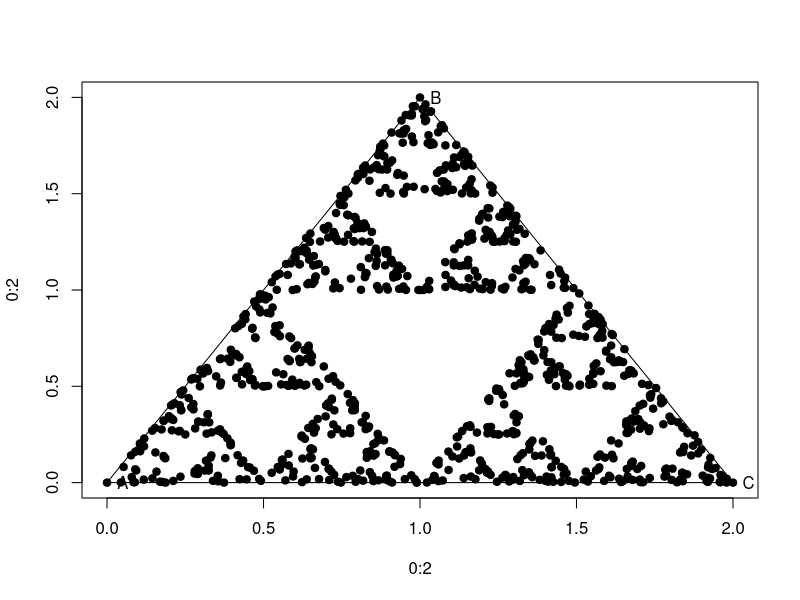
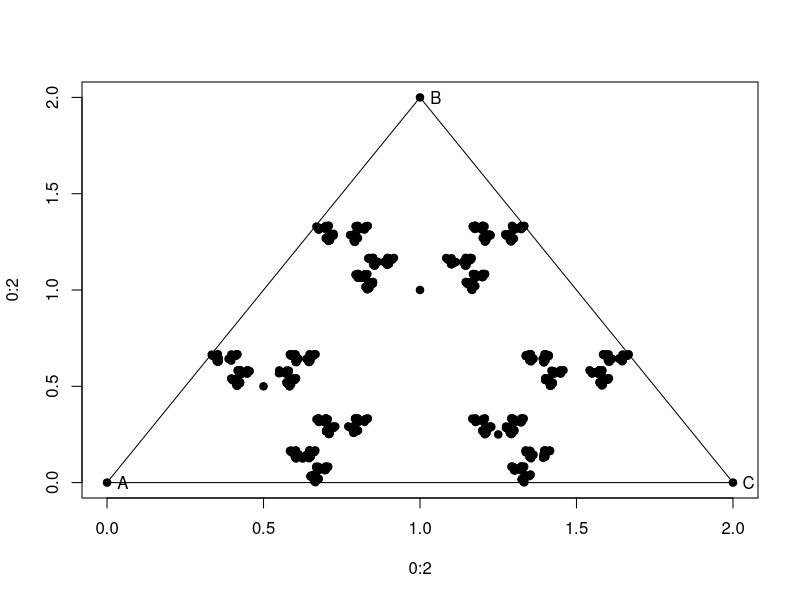
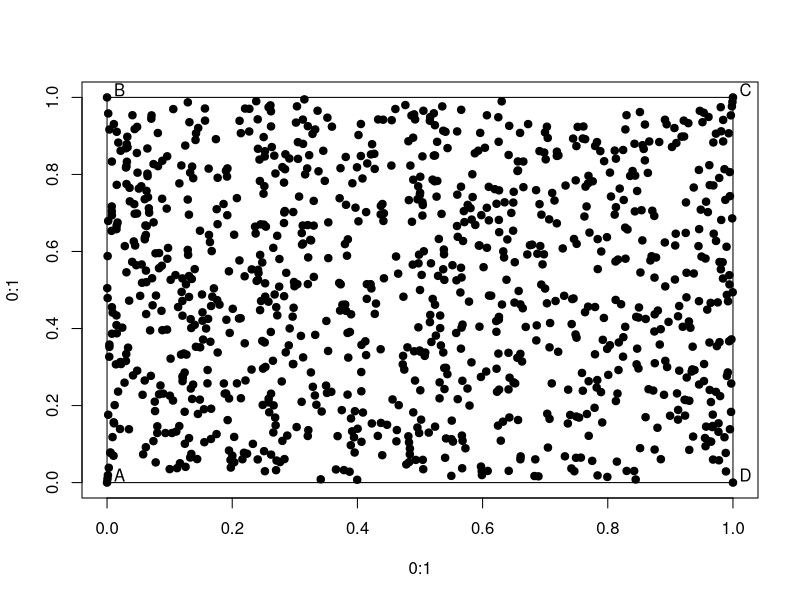

Generate these figures, in order, with R:
## ---- chunk 1
knitr::opts_chunk$set(echo = TRUE)
## ---- chunk 2
# Set up Graph

plot(0:2, 0:2, type = "n")
x <- c(0, 1, 2)
y <- c(0, 2, 0)
points(x, y, pch = 19)
labels <- c("A", "B", "C")
text(x + 0.05, y, labels)
segments(0, 0, 2, 0)
segments(0, 0, 1, 2)
segments(1, 2, 2, 0)
points(1, 1, pch = 19)


# Determine starting point and vertices to choose from

myX <- 1
myY <- 1
myvertices <- c("A", "B", "C")


# Run Chaos Game

for(i in 1:1000) {
  mycorner <- sample(myvertices, 1)
  
  if(mycorner == "A") {
    myX <- (myX + 0) / 2
    myY <- (myY + 0) / 2
  } else if(mycorner == "B") {
    myX <- (myX + 1) / 2
    myY <- (myY + 2) / 2
  } else {
    myX <- (myX + 2) / 2
    myY <- (myY + 0) / 2
  }
  points(myX, myY, pch = 19)
}
## ---- chunk 3
library(dplyr) # to use case_when()

# Set up Graph

plot(0:2, 0:2, type = "n")
x <- c(0, 1, 2)
y <- c(0, 2, 0)
points(x, y, pch = 19)
labels <- c("A", "B", "C")
text(x + 0.05, y, labels)
segments(0, 0, 2, 0)
segments(0, 0, 1, 2)
segments(1, 2, 2, 0)
points(1, 1, pch = 19)


# Determine starting point and vertices to choose from

myX <- 1
myY <- 1
myvertices <- c("A", "B", "C")


# Run Chaos Game

for(i in 1:1000) {
  mycorner <- case_when(mycorner == "A" ~ sample(c("B", "C"), 1),
                        mycorner == "B" ~ sample(c("A", "C"), 1),
                        mycorner == "C" ~ sample(c("A", "B"), 1))

  if(mycorner == "A") {
    myX <- (myX + 0) / 2
    myY <- (myY + 0) / 2
  } else if(mycorner == "B") {
    myX <- (myX + 1) / 2
    myY <- (myY + 2) / 2
  } else {
    myX <- (myX + 2) / 2
    myY <- (myY + 0) / 2
  }
  points(myX, myY, pch = 19)
}
## ---- chunk 4
# Set up Graph

plot(0:1, 0:1, type = "n")
x <- c(0, 0, 1, 1)
y <- c(0, 1, 1, 0)
points(x, y, pch = 19)
labels <- c("A", "B", "C", "D")
text(x + 0.02, y + 0.02, labels)
segments(0, 0, 0, 1)
segments(0, 1, 1, 1)
segments(1, 1, 1, 0)
segments(1, 0, 0, 0)
points(0.5, 0.5, pch = 19)


# Determine starting point and vertices to choose from

myX <- 0.5
myY <- 0.5
myvertices <- c("A", "B", "C", "D")


# Run Chaos Game

for(i in 1:1000) {
  mycorner <- sample(myvertices, 1)
  
  if(mycorner == "A") {
    myX <- (myX + 0) / 2
    myY <- (myY + 0) / 2
  } else if(mycorner == "B") {
    myX <- (myX + 0) / 2
    myY <- (myY + 1) / 2
  } else if (mycorner == "C") {
    myX <- (myX + 1) / 2
    myY <- (myY + 1) / 2
  } else {
    myX <- (myX + 1) / 2
    myY <- (myY + 0) / 2
  }
  
  points(myX, myY, pch = 19)
}
